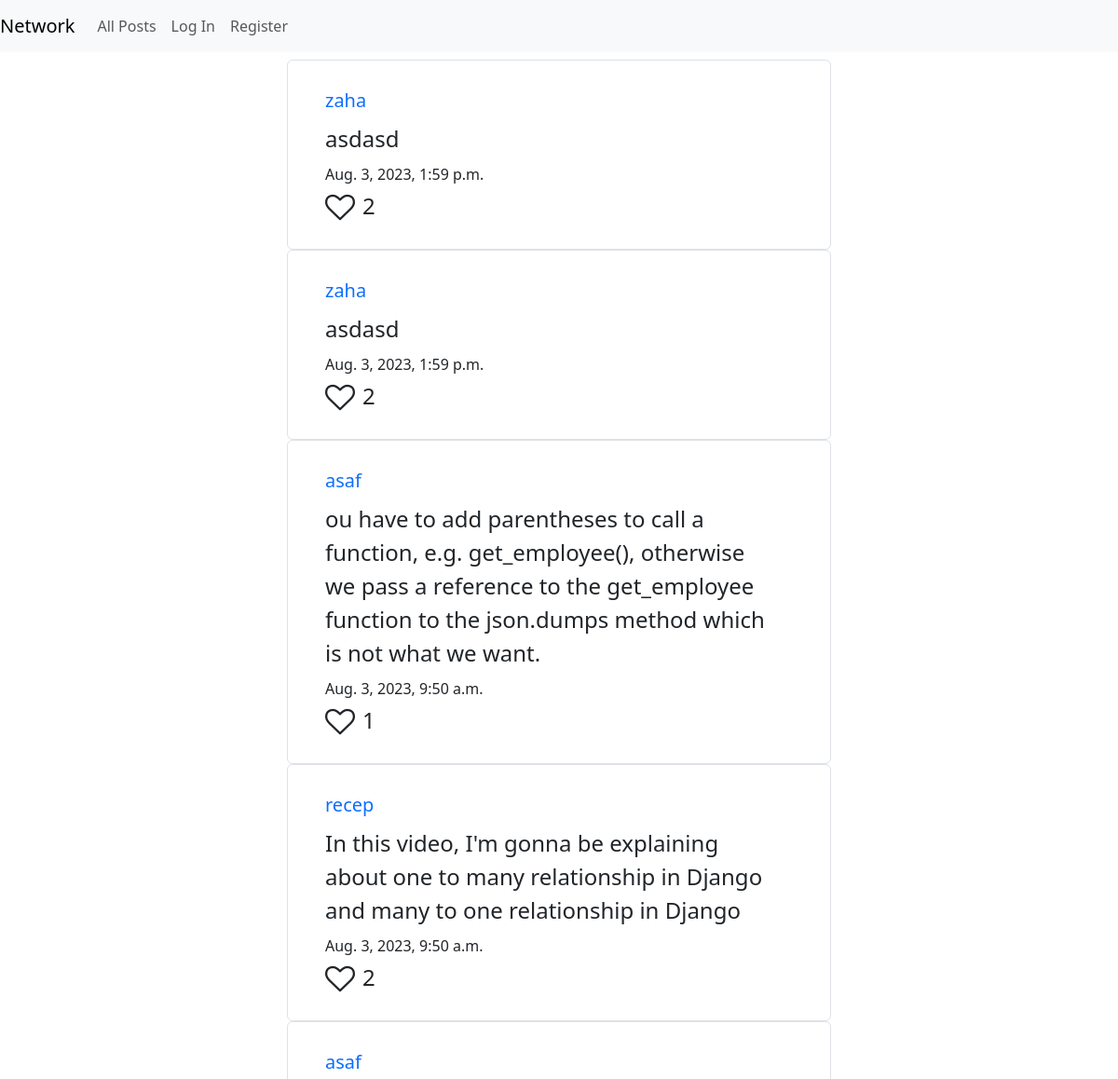
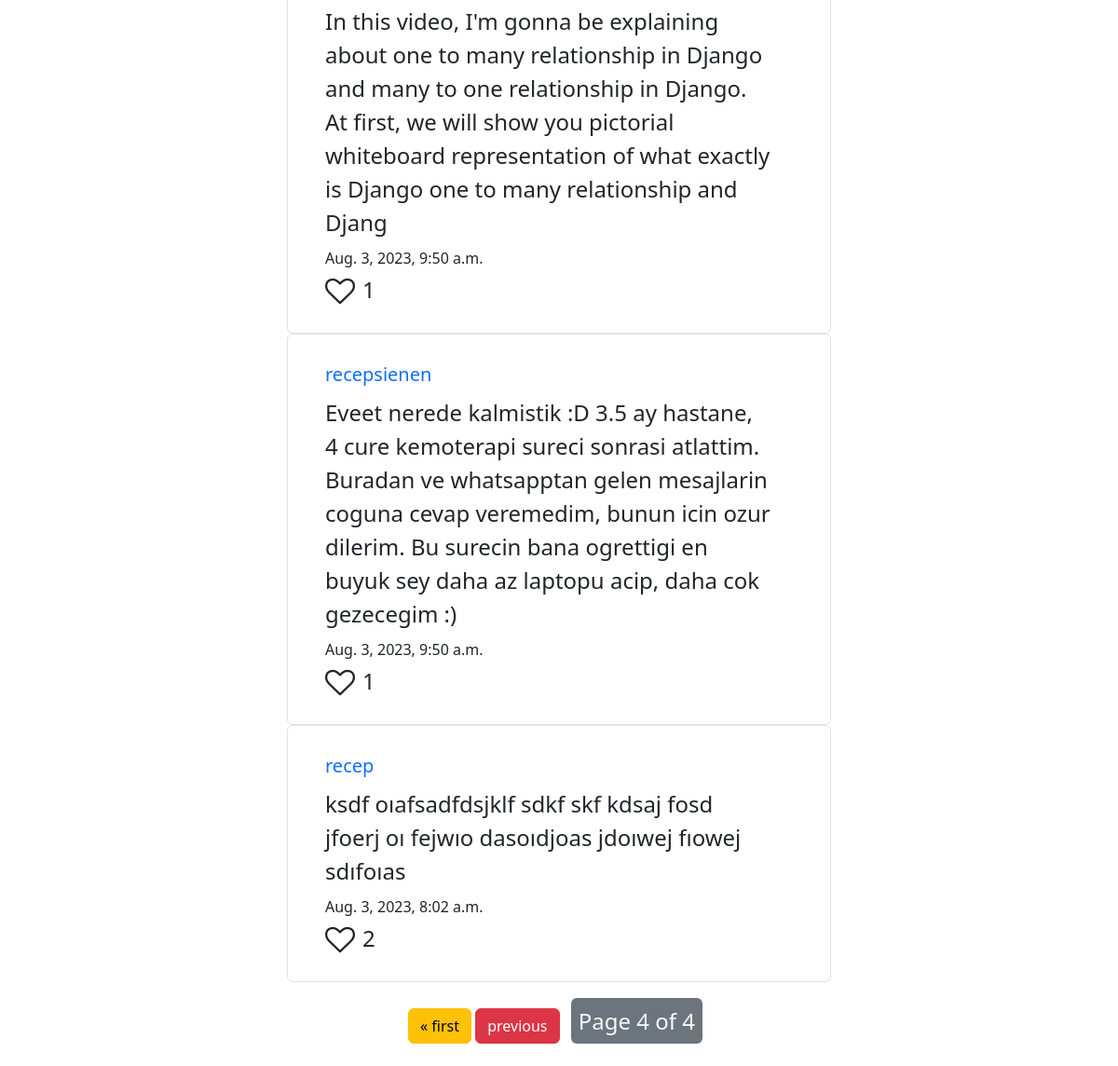
The page /?page=6 on the database as committed earlier (2 pictures, top to bottom).
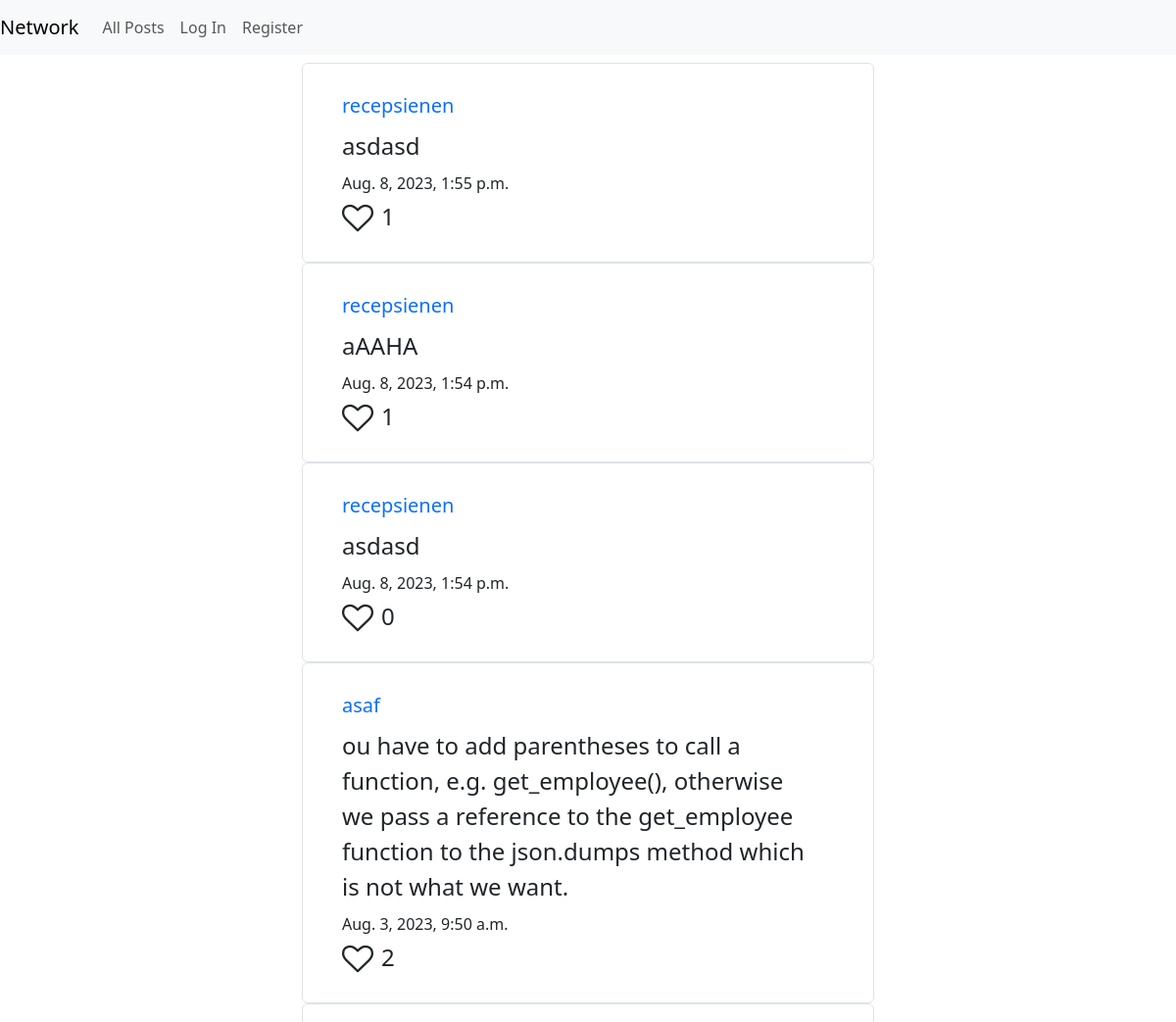
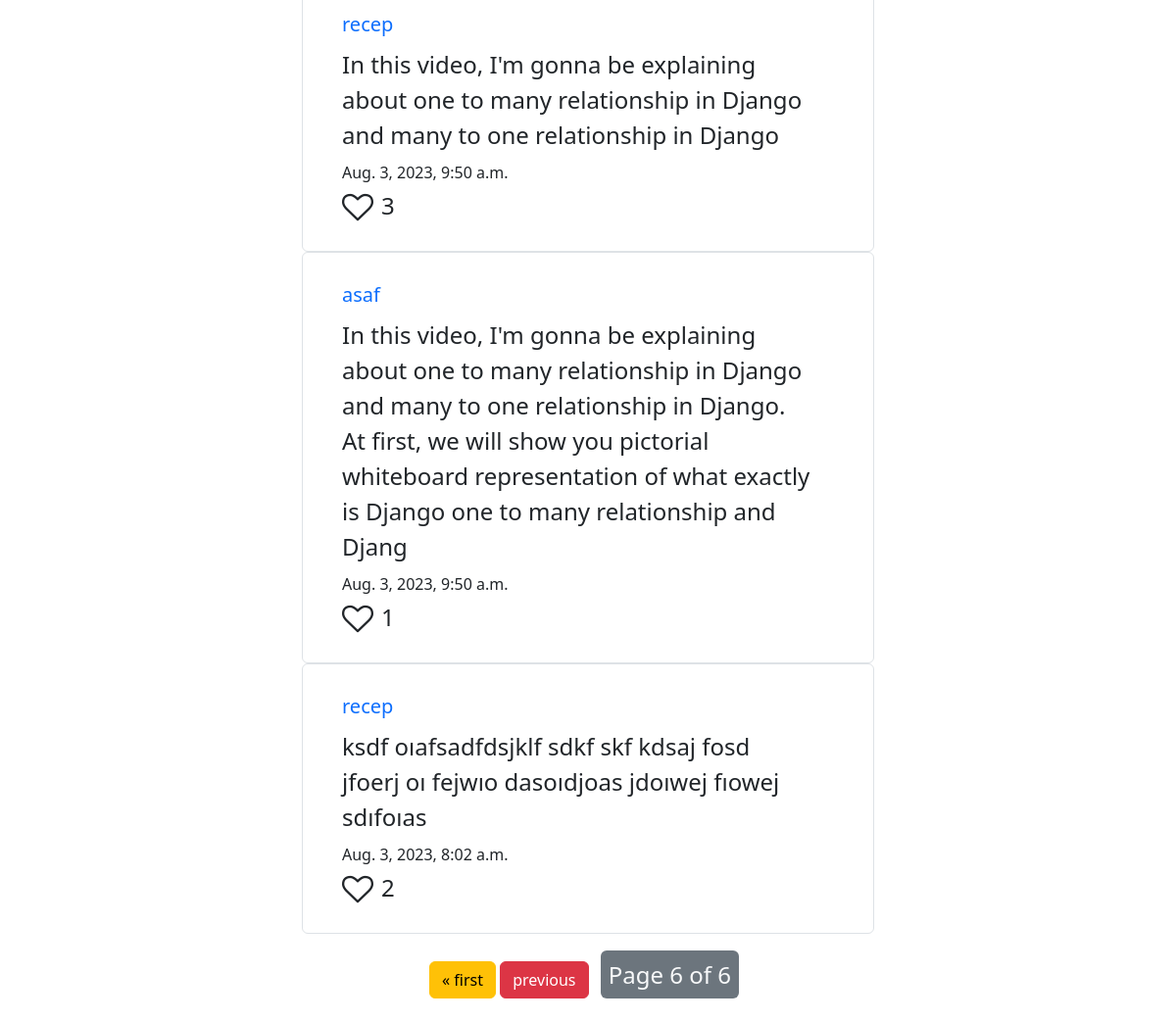
The same page on the database as committed later (2 pictures, top to bottom).
### network/models.py (models this page shows, shortened)
class Post(models.Model):
    creator = models.ForeignKey(User, on_delete=models.CASCADE, null = False, default = False)
    content = models.TextField(max_length=550, null = True)
    created_at = models.DateTimeField(auto_now_add = True)
    updated_at = models.DateTimeField(auto_now = True)
    likes = models.IntegerField(blank=True, null=True)

class User(AbstractUser):
    nickname = models.CharField(max_length=20, null = True)
    image = models.URLField(null=True,  blank=True)
    def __str__(self):
        return self.username

### network/views.py (the view)
# urls.py: path("", views.index, name="index"),
def index(request):
    all_posts = Post.objects.all().order_by('-created_at')
    paginator = Paginator(all_posts,10)
    page_number = request.GET.get("page")
    page_obj = paginator.get_page(page_number)
    if request.user.is_authenticated:
        likes = Like.objects.filter(user = request.user)
        liked_posts = []
        for like in likes:
            liked_posts.append(like.post)
    else:
        liked_posts = None
    return render(request, "network/index.html",{
        "posts":page_obj,
        "user":request.user,
        "liked_posts":liked_posts
    })

### network/templates/network/index.html (shortened to what this page needs)
{% extends "network/layout.html" %}
{% block body %}
<div id="post-container" class="w-50 m-auto">
    <div id="all-posts" class="row justify-content-center m-2 text-center" >
        {% for post in posts %}
    <div id="general-post-container" class="border border-1 w-100 rounded " style="width: 18rem;">
        <div class="m-none post p-4" id={{post.id}}>
            <div id="post-content-view" class="d-block">
                <div class="d-flex justify-content-between">
                  <a href="{% url 'load_profile' username=post.creator %}" id="user" class="m-1 username text-decoration-none fs-5">{{post.creator}}</a>
                </div>
                <div class="d-flex row">
                    <div class="d-flex row pull-left">
                        <div>
                            <p class="text-start m-1 fs-4" id="content">{{post.content}}</p>
                        </div>
                        <div>
                            <p class="m-1 text-start" id="date">{{post.created_at}}</p>
                        </div>
                    </div>
                    <div class="d-flex">
                        {% if post in liked_posts %}
                            <i id="liked-button" class="m-1 fa fa-heart fa-2x like-button" aria-hidden="true"></i>
                        {% else %}
                            <i id="like-button" class="m-1 fa fa-heart-o fa-2x like-button" aria-hidden="true"></i>
                        {% endif %}
                        <h4 class="card-text m-1" id="likes">{{post.likes}}</h5>
                    </div>
                </div>
            </div>
        </div>
    </div>
        {% endfor %}
    </div>
        <div class="pagination m-4">
            <span class="step-links m-auto">
                {% if posts.has_previous %}
                    <a href="?page=1" class="btn btn-warning">&laquo; first</a>
                    <a href="?page={{ posts.previous_page_number }}" class="btn btn-danger">previous</a>
                {% endif %}
                <span class="current m-2 p-2 fs-4 bg-secondary text-light rounded">
                    Page {{ posts.number }} of {{ posts.paginator.num_pages }}
                </span>
            </span>
        </div>
    </div>
{% endblock %}

Rows that differ between the two databases and show on the page:
removed Post: creator "zaha", content "asdasd", created_at "Aug. 3, 2023, 1:59 p.m.", likes "2"
removed Post: creator "zaha", content "asdasd", created_at "Aug. 3, 2023, 1:59 p.m.", likes "2"
removed Post: creator "recepsienen", content "Eveet nerede kalmistik :D 3.5 ay hastane, 4 cure kemoterapi sureci sonrasi atlattim. Buradan ve whatsapptan gelen mesajlarin coguna cevap veremedim, bunun icin ozur dilerim. Bu surecin bana ogrettigi en buyuk sey daha az laptopu acip, daha cok gezecegim :)", created_at "Aug. 3, 2023, 9:50 a.m.", likes "1"
added Post: creator "recepsienen", content "asdasd", created_at "Aug. 8, 2023, 1:55 p.m.", likes "1"
added Post: creator "recepsienen", content "aAAHA", created_at "Aug. 8, 2023, 1:54 p.m.", likes "1"
added Post: creator "recepsienen", content "asdasd", created_at "Aug. 8, 2023, 1:54 p.m.", likes "0"
changed Post (number 4 of 7 on the later page): likes "1" → "2"
changed Post (number 5 of 7 on the later page): likes "2" → "3"
Other text that changed with them:
{{ posts.number }}: "4" → "6"
{{ posts.paginator.num_pages }}: "4" → "6"
